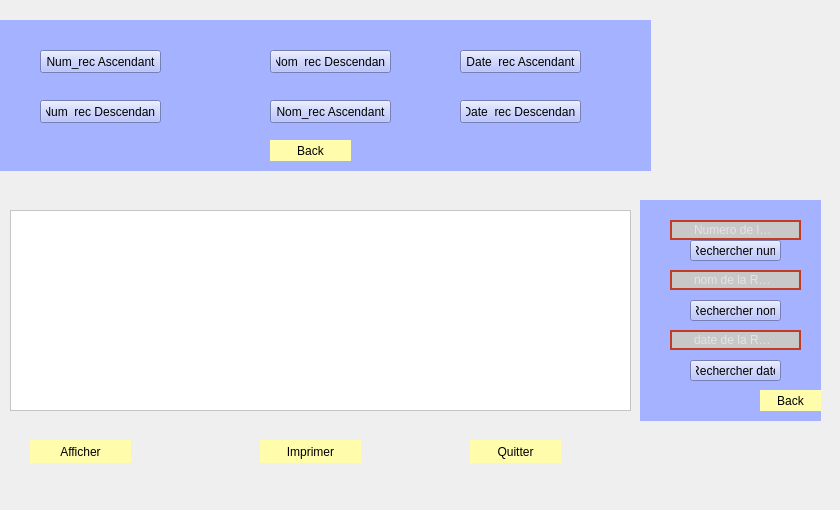
        <widget class="QWidget" name="tab_15">
         <attribute name="title">
          <string>Afficher Reclamations</string>
         </attribute>
         <widget class="QPushButton" name="pushButton_5">
          <property name="geometry">
           <rect>
            <x>470</x>
            <y>440</y>
            <width>91</width>
            <height>23</height>
           </rect>
          </property>
          <property name="styleSheet">
           <string notr="true">QPushButton
{
background-color:rgb(255, 252, 172);
border-radius:15px;}
QPushButton:hover
{
color:#333;
background:#49ebff;
background:rgb(200, 200, 200);
}</string>
          </property>
          <property name="text">
           <string>Quitter</string>
          </property>
         </widget>
         <widget class="QPushButton" name="pb_print1_rec_2">
          <property name="geometry">
           <rect>
            <x>260</x>
            <y>440</y>
            <width>101</width>
            <height>23</height>
           </rect>
          </property>
          <property name="styleSheet">
           <string notr="true">QPushButton
{
background-color:rgb(255, 252, 172);
border-radius:15px;}
QPushButton:hover
{
color:#333;
background:#49ebff;
background:rgb(200, 200, 200);
}</string>
          </property>
          <property name="text">
           <string>Imprimer</string>
          </property>
         </widget>
         <widget class="QTableView" name="tab_reclamation_2">
          <property name="geometry">
           <rect>
            <x>10</x>
            <y>210</y>
            <width>621</width>
            <height>201</height>
           </rect>
          </property>
          <property name="styleSheet">
           <string notr="true">background-color: rgb(255, 255, 255);</string>
          </property>
         </widget>
         <widget class="QPushButton" name="pb_afficher_rec_2">
          <property name="geometry">
           <rect>
            <x>30</x>
            <y>440</y>
            <width>101</width>
            <height>23</height>
           </rect>
          </property>
          <property name="styleSheet">
           <string notr="true">QPushButton
{
background-color:rgb(255, 252, 172);
border-radius:15px;}
QPushButton:hover
{
color:#333;
background:#49ebff;
background:rgb(200, 200, 200);
}</string>
          </property>
          <property name="text">
           <string>Afficher</string>
          </property>
         </widget>
         <widget class="QLabel" name="label_28">
          <property name="geometry">
           <rect>
            <x>740</x>
            <y>430</y>
            <width>91</width>
            <height>71</height>
           </rect>
          </property>
          <property name="styleSheet">
           <string notr="true">image: url(:/128600931_1102401160197019_8051103514919619627_n.png);</string>
          </property>
          <property name="text">
           <string/>
          </property>
          <property name="pixmap">
           <pixmap>../../Downloads/128600931_1102401160197019_8051103514919619627_n.png</pixmap>
          </property>
          <property name="scaledContents">
           <bool>true</bool>
          </property>
          <property name="wordWrap">
           <bool>false</bool>
          </property>
          <property name="openExternalLinks">
           <bool>false</bool>
          </property>
         </widget>
         <widget class="QStackedWidget" name="widgettrie_3">
          <property name="geometry">
           <rect>
            <x>0</x>
            <y>20</y>
            <width>651</width>
            <height>151</height>
           </rect>
          </property>
          <property name="styleSheet">
           <string notr="true">background-color: rgb(164, 178, 255);</string>
          </property>
          <property name="currentIndex">
           <number>1</number>
          </property>
          <widget class="QWidget" name="page_30">
           <widget class="QPushButton" name="Trie_3">
            <property name="geometry">
             <rect>
              <x>290</x>
              <y>50</y>
              <width>91</width>
              <height>23</height>
             </rect>
            </property>
            <property name="styleSheet">
             <string notr="true">QPushButton
{
background-color:rgb(255, 252, 172);
border-radius:15px;}
QPushButton:hover
{
color:#333;
background:#49ebff;
background:rgb(200, 200, 200);
}</string>
            </property>
            <property name="text">
             <string>Trier</string>
            </property>
           </widget>
          </widget>
          <widget class="QWidget" name="page_31">
           <widget class="QPushButton" name="pushButton_49">
            <property name="geometry">
             <rect>
              <x>270</x>
              <y>120</y>
              <width>81</width>
              <height>21</height>
             </rect>
            </property>
            <property name="styleSheet">
             <string notr="true">QPushButton
{
background-color:rgb(255, 252, 172);
border-radius:15px;}
QPushButton:hover
{
color:#333;
background:#49ebff;
background:rgb(200, 200, 200);
}</string>
            </property>
            <property name="text">
             <string>Back</string>
            </property>
           </widget>
           <widget class="QPushButton" name="pb_tri_DateDescendant_rec_2">
            <property name="geometry">
             <rect>
              <x>460</x>
              <y>80</y>
              <width>121</width>
              <height>23</height>
             </rect>
            </property>
            <property name="styleSheet">
             <string notr="true">QPushButton {
padding: 5px;

}
QPushButton:hover
{
color :white;
}</string>
            </property>
            <property name="text">
             <string>Date_rec Descendant</string>
            </property>
           </widget>
           <widget class="QPushButton" name="pb_asc_tri_rec_2">
            <property name="geometry">
             <rect>
              <x>40</x>
              <y>30</y>
              <width>121</width>
              <height>23</height>
             </rect>
            </property>
            <property name="styleSheet">
             <string notr="true"> QLineEdit
{
border:2px solid rgb(194, 59, 36);
border-radius:20px;
color:#FFF;
padding-left :20px;
padding-right :20px;
background-color:rgb(200, 200, 200);

}
QLineEdit:hover
{
border: 2px solid rgb(0,0,0);
background-color:rgb(115, 115, 115) ;
}
QLineEdit:focus
{
border:2px solid rgb(0,0,0);
background-color: rgb(121, 121, 121);
}</string>
            </property>
            <property name="text">
             <string>Num_rec Ascendant</string>
            </property>
           </widget>
           <widget class="QPushButton" name="pb_desc_tri_rec_2">
            <property name="geometry">
             <rect>
              <x>40</x>
              <y>80</y>
              <width>121</width>
              <height>23</height>
             </rect>
            </property>
            <property name="styleSheet">
             <string notr="true">QPushButton {
padding: 5px;

}
QPushButton:hover
{
color :white;
}</string>
            </property>
            <property name="text">
             <string>Num_rec Descendant</string>
            </property>
           </widget>
           <widget class="QPushButton" name="pb_tri_NomCroissant_rec_2">
            <property name="geometry">
             <rect>
              <x>270</x>
              <y>80</y>
              <width>121</width>
              <height>23</height>
             </rect>
            </property>
            <property name="styleSheet">
             <string notr="true"> QLineEdit
{
border:2px solid rgb(194, 59, 36);
border-radius:20px;
color:#FFF;
padding-left :20px;
padding-right :20px;
background-color:rgb(200, 200, 200);

}
QLineEdit:hover
{
border: 2px solid rgb(0,0,0);
background-color:rgb(115, 115, 115) ;
}
QLineEdit:focus
{
border:2px solid rgb(0,0,0);
background-color: rgb(121, 121, 121);
}</string>
            </property>
            <property name="text">
             <string>Nom_rec Ascendant</string>
            </property>
           </widget>
           <widget class="QPushButton" name="pb_tri_NomDeCroissant_rec_2">
            <property name="geometry">
             <rect>
              <x>270</x>
              <y>30</y>
              <width>121</width>
              <height>23</height>
             </rect>
            </property>
            <property name="styleSheet">
             <string notr="true">QPushButton {
padding: 5px;

}
QPushButton:hover
{
color :white;
}</string>
            </property>
            <property name="text">
             <string>Nom_rec Descendant</string>
            </property>
           </widget>
           <widget class="QPushButton" name="pb_tri_DateAscendant_rec_2">
            <property name="geometry">
             <rect>
              <x>460</x>
              <y>30</y>
              <width>121</width>
              <height>23</height>
             </rect>
            </property>
            <property name="styleSheet">
             <string notr="true">QPushButton {
padding: 5px;

}
QPushButton:hover
{
color :white;
}</string>
            </property>
            <property name="text">
             <string>Date_rec Ascendant</string>
            </property>
           </widget>
          </widget>
         </widget>
         <widget class="QStackedWidget" name="widgetrecherche_3">
          <property name="geometry">
           <rect>
            <x>640</x>
            <y>200</y>
            <width>181</width>
            <height>221</height>
           </rect>
          </property>
          <property name="styleSheet">
           <string notr="true">background-color: rgb(164, 178, 255);</string>
          </property>
          <property name="currentIndex">
           <number>1</number>
          </property>
          <widget class="QWidget" name="page_32">
           <widget class="QPushButton" name="Rechercher_3">
            <property name="geometry">
             <rect>
              <x>50</x>
              <y>70</y>
              <width>81</width>
              <height>23</height>
             </rect>
            </property>
            <property name="styleSheet">
             <string notr="true">QPushButton
{
background-color:rgb(255, 252, 172);
border-radius:15px;}
QPushButton:hover
{
color:#333;
background:#49ebff;
background:rgb(200, 200, 200);
}</string>
            </property>
            <property name="text">
             <string>Rechercher</string>
            </property>
           </widget>
          </widget>
          <widget class="QWidget" name="page_33">
           <widget class="QPushButton" name="pushButton_50">
            <property name="geometry">
             <rect>
              <x>120</x>
              <y>190</y>
              <width>61</width>
              <height>21</height>
             </rect>
            </property>
            <property name="styleSheet">
             <string notr="true">QPushButton
{
background-color:rgb(255, 252, 172);
border-radius:15px;}
QPushButton:hover
{
color:#333;
background:#49ebff;
background:rgb(200, 200, 200);
}</string>
            </property>
            <property name="text">
             <string>Back</string>
            </property>
           </widget>
           <widget class="QLineEdit" name="lineEdit_num_Rec_4">
            <property name="geometry">
             <rect>
              <x>30</x>
              <y>20</y>
              <width>131</width>
              <height>20</height>
             </rect>
            </property>
            <property name="styleSheet">
             <string notr="true"> QLineEdit
{
border:2px solid rgb(194, 59, 36);
border-radius:20px;
color:#FFF;
padding-left :20px;
padding-right :20px;
background-color:rgb(200, 200, 200);

}
QLineEdit:hover
{
border: 2px solid rgb(0,0,0);
background-color:rgb(115, 115, 115) ;
}
QLineEdit:focus
{
border:2px solid rgb(0,0,0);
background-color: rgb(121, 121, 121);
}</string>
            </property>
            <property name="placeholderText">
             <string>Numero de la Reclamation</string>
            </property>
           </widget>
           <widget class="QPushButton" name="pb_afficher_reclamation_4">
            <property name="geometry">
             <rect>
              <x>50</x>
              <y>40</y>
              <width>91</width>
              <height>21</height>
             </rect>
            </property>
            <property name="styleSheet">
             <string notr="true">QPushButton {
padding: 5px;

}
QPushButton:hover
{
color :white;
}</string>
            </property>
            <property name="text">
             <string>Rechercher num</string>
            </property>
           </widget>
           <widget class="QLineEdit" name="lineEdit_num_Rec_5">
            <property name="geometry">
             <rect>
              <x>30</x>
              <y>70</y>
              <width>131</width>
              <height>20</height>
             </rect>
            </property>
            <property name="styleSheet">
             <string notr="true"> QLineEdit
{
border:2px solid rgb(194, 59, 36);
border-radius:20px;
color:#FFF;
padding-left :20px;
padding-right :20px;
background-color:rgb(200, 200, 200);

}
QLineEdit:hover
{
border: 2px solid rgb(0,0,0);
background-color:rgb(115, 115, 115) ;
}
QLineEdit:focus
{
border:2px solid rgb(0,0,0);
background-color: rgb(121, 121, 121);
}</string>
            </property>
            <property name="placeholderText">
             <string>nom de la Reclamation</string>
            </property>
           </widget>
           <widget class="QPushButton" name="pb_afficher_reclamation_5">
            <property name="geometry">
             <rect>
              <x>50</x>
              <y>100</y>
              <width>91</width>
              <height>21</height>
             </rect>
            </property>
            <property name="styleSheet">
             <string notr="true">QPushButton {
padding: 5px;

}
QPushButton:hover
{
color :white;
}</string>
            </property>
            <property name="text">
             <string>Rechercher nom</string>
            </property>
           </widget>
           <widget class="QLineEdit" name="lineEdit_num_Rec_6">
            <property name="geometry">
             <rect>
              <x>30</x>
              <y>130</y>
              <width>131</width>
              <height>20</height>
             </rect>
            </property>
            <property name="styleSheet">
             <string notr="true"> QLineEdit
{
border:2px solid rgb(194, 59, 36);
border-radius:20px;
color:#FFF;
padding-left :20px;
padding-right :20px;
background-color:rgb(200, 200, 200);

}
QLineEdit:hover
{
border: 2px solid rgb(0,0,0);
background-color:rgb(115, 115, 115) ;
}
QLineEdit:focus
{
border:2px solid rgb(0,0,0);
background-color: rgb(121, 121, 121);
}</string>
            </property>
            <property name="placeholderText">
             <string>date de la Reclamation</string>
            </property>
           </widget>
           <widget class="QPushButton" name="pb_afficher_reclamation_6">
            <property name="geometry">
             <rect>
              <x>50</x>
              <y>160</y>
              <width>91</width>
              <height>21</height>
             </rect>
            </property>
            <property name="styleSheet">
             <string notr="true">QPushButton {
padding: 5px;

}
QPushButton:hover
{
color :white;
}</string>
            </property>
            <property name="text">
             <string>Rechercher date</string>
            </property>
           </widget>
          </widget>
         </widget>
        </widget>
